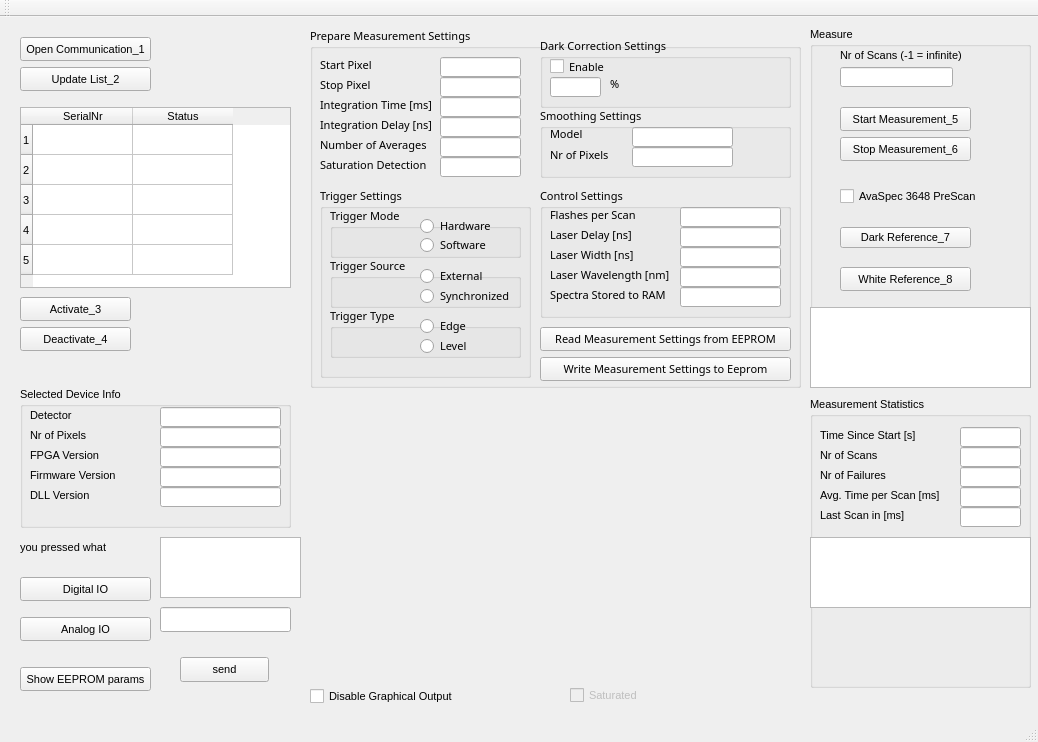
<?xml version="1.0" encoding="UTF-8"?>
<ui version="4.0">
 <class>Qtdemo_64Class</class>
 <widget class="QMainWindow" name="Qtdemo_64Class">
  <property name="geometry">
   <rect>
    <x>0</x>
    <y>0</y>
    <width>1038</width>
    <height>742</height>
   </rect>
  </property>
  <property name="font">
   <font>
    <pointsize>8</pointsize>
   </font>
  </property>
  <property name="windowTitle">
   <string>Qtdemo_64</string>
  </property>
  <widget class="QWidget" name="centralWidget">
   <widget class="QPushButton" name="OpenCommBtn">
    <property name="geometry">
     <rect>
      <x>20</x>
      <y>20</y>
      <width>131</width>
      <height>24</height>
     </rect>
    </property>
    <property name="text">
     <string>Open Communication_1</string>
    </property>
   </widget>
   <widget class="QPushButton" name="UpdateListBtn">
    <property name="geometry">
     <rect>
      <x>20</x>
      <y>50</y>
      <width>131</width>
      <height>24</height>
     </rect>
    </property>
    <property name="text">
     <string>Update List_2</string>
    </property>
   </widget>
   <widget class="QPushButton" name="ShowEepromBtn">
    <property name="geometry">
     <rect>
      <x>20</x>
      <y>650</y>
      <width>131</width>
      <height>24</height>
     </rect>
    </property>
    <property name="text">
     <string>Show EEPROM params</string>
    </property>
   </widget>
   <widget class="QGroupBox" name="groupBox">
    <property name="geometry">
     <rect>
      <x>810</x>
      <y>10</y>
      <width>221</width>
      <height>361</height>
     </rect>
    </property>
    <property name="title">
     <string>Measure</string>
    </property>
    <widget class="QPushButton" name="StartMeasBtn">
     <property name="geometry">
      <rect>
       <x>30</x>
       <y>80</y>
       <width>131</width>
       <height>24</height>
      </rect>
     </property>
     <property name="text">
      <string>Start Measurement_5</string>
     </property>
    </widget>
    <widget class="QPushButton" name="StopMeasBtn">
     <property name="geometry">
      <rect>
       <x>30</x>
       <y>110</y>
       <width>131</width>
       <height>24</height>
      </rect>
     </property>
     <property name="text">
      <string>Stop Measurement_6</string>
     </property>
    </widget>
    <widget class="QLineEdit" name="NrMeasEdt">
     <property name="geometry">
      <rect>
       <x>30</x>
       <y>40</y>
       <width>113</width>
       <height>20</height>
      </rect>
     </property>
    </widget>
    <widget class="QLabel" name="label_3">
     <property name="geometry">
      <rect>
       <x>30</x>
       <y>20</y>
       <width>151</width>
       <height>16</height>
      </rect>
     </property>
     <property name="text">
      <string>Nr of Scans (-1 = infinite)</string>
     </property>
    </widget>
    <widget class="QCheckBox" name="PreScanChk">
     <property name="geometry">
      <rect>
       <x>30</x>
       <y>160</y>
       <width>151</width>
       <height>19</height>
      </rect>
     </property>
     <property name="text">
      <string>AvaSpec 3648 PreScan</string>
     </property>
    </widget>
    <widget class="QPushButton" name="darkRef">
     <property name="geometry">
      <rect>
       <x>30</x>
       <y>200</y>
       <width>131</width>
       <height>21</height>
      </rect>
     </property>
     <property name="text">
      <string>Dark Reference_7</string>
     </property>
    </widget>
    <widget class="QPushButton" name="whiteRef">
     <property name="geometry">
      <rect>
       <x>30</x>
       <y>240</y>
       <width>131</width>
       <height>24</height>
      </rect>
     </property>
     <property name="text">
      <string>White Reference_8</string>
     </property>
    </widget>
    <widget class="QListWidget" name="listspectrum">
     <property name="geometry">
      <rect>
       <x>0</x>
       <y>280</y>
       <width>221</width>
       <height>81</height>
      </rect>
     </property>
    </widget>
   </widget>
   <widget class="QGroupBox" name="groupBox_2">
    <property name="geometry">
     <rect>
      <x>310</x>
      <y>10</y>
      <width>491</width>
      <height>361</height>
     </rect>
    </property>
    <property name="font">
     <font>
      <family>Sans Serif</family>
     </font>
    </property>
    <property name="title">
     <string>Prepare Measurement Settings</string>
    </property>
    <widget class="QLineEdit" name="IntTimeEdt">
     <property name="geometry">
      <rect>
       <x>130</x>
       <y>70</y>
       <width>81</width>
       <height>20</height>
      </rect>
     </property>
    </widget>
    <widget class="QLineEdit" name="AvgEdt">
     <property name="geometry">
      <rect>
       <x>130</x>
       <y>110</y>
       <width>81</width>
       <height>20</height>
      </rect>
     </property>
    </widget>
    <widget class="QLabel" name="label">
     <property name="geometry">
      <rect>
       <x>10</x>
       <y>70</y>
       <width>121</width>
       <height>16</height>
      </rect>
     </property>
     <property name="text">
      <string>Integration Time [ms]</string>
     </property>
    </widget>
    <widget class="QLabel" name="label_2">
     <property name="geometry">
      <rect>
       <x>10</x>
       <y>110</y>
       <width>121</width>
       <height>16</height>
      </rect>
     </property>
     <property name="text">
      <string>Number of Averages</string>
     </property>
    </widget>
    <widget class="QLineEdit" name="StartPixelEdt">
     <property name="geometry">
      <rect>
       <x>130</x>
       <y>30</y>
       <width>81</width>
       <height>20</height>
      </rect>
     </property>
    </widget>
    <widget class="QLineEdit" name="StopPixelEdt">
     <property name="geometry">
      <rect>
       <x>130</x>
       <y>50</y>
       <width>81</width>
       <height>20</height>
      </rect>
     </property>
    </widget>
    <widget class="QLineEdit" name="IntDelayEdt">
     <property name="geometry">
      <rect>
       <x>130</x>
       <y>90</y>
       <width>81</width>
       <height>20</height>
      </rect>
     </property>
    </widget>
    <widget class="QLineEdit" name="SatDetEdt">
     <property name="geometry">
      <rect>
       <x>130</x>
       <y>130</y>
       <width>81</width>
       <height>20</height>
      </rect>
     </property>
    </widget>
    <widget class="QGroupBox" name="groupBox_3">
     <property name="geometry">
      <rect>
       <x>10</x>
       <y>160</y>
       <width>211</width>
       <height>191</height>
      </rect>
     </property>
     <property name="font">
      <font>
       <pointsize>8</pointsize>
      </font>
     </property>
     <property name="title">
      <string>Trigger Settings</string>
     </property>
     <widget class="QGroupBox" name="groupBox_9">
      <property name="geometry">
       <rect>
        <x>10</x>
        <y>20</y>
        <width>191</width>
        <height>51</height>
       </rect>
      </property>
      <property name="title">
       <string>Trigger Mode</string>
      </property>
      <widget class="QRadioButton" name="HardwareTriggerRBtn">
       <property name="geometry">
        <rect>
         <x>90</x>
         <y>10</y>
         <width>101</width>
         <height>18</height>
        </rect>
       </property>
       <property name="text">
        <string>Hardware</string>
       </property>
      </widget>
      <widget class="QRadioButton" name="SoftwareTriggerRBtn">
       <property name="geometry">
        <rect>
         <x>90</x>
         <y>30</y>
         <width>101</width>
         <height>16</height>
        </rect>
       </property>
       <property name="text">
        <string>Software</string>
       </property>
      </widget>
     </widget>
     <widget class="QGroupBox" name="groupBox_10">
      <property name="geometry">
       <rect>
        <x>10</x>
        <y>70</y>
        <width>191</width>
        <height>51</height>
       </rect>
      </property>
      <property name="title">
       <string>Trigger Source</string>
      </property>
      <widget class="QRadioButton" name="ExternalTriggerRbtn">
       <property name="geometry">
        <rect>
         <x>90</x>
         <y>10</y>
         <width>91</width>
         <height>18</height>
        </rect>
       </property>
       <property name="text">
        <string>External</string>
       </property>
      </widget>
      <widget class="QRadioButton" name="SynchTriggerRBtn">
       <property name="geometry">
        <rect>
         <x>90</x>
         <y>30</y>
         <width>121</width>
         <height>18</height>
        </rect>
       </property>
       <property name="text">
        <string>Synchronized</string>
       </property>
      </widget>
     </widget>
     <widget class="QGroupBox" name="groupBox_11">
      <property name="geometry">
       <rect>
        <x>10</x>
        <y>120</y>
        <width>191</width>
        <height>51</height>
       </rect>
      </property>
      <property name="title">
       <string>Trigger Type</string>
      </property>
      <widget class="QRadioButton" name="EdgeTriggerRBtn">
       <property name="geometry">
        <rect>
         <x>90</x>
         <y>10</y>
         <width>84</width>
         <height>18</height>
        </rect>
       </property>
       <property name="text">
        <string>Edge</string>
       </property>
      </widget>
      <widget class="QRadioButton" name="LevelTriggerRBtn">
       <property name="geometry">
        <rect>
         <x>90</x>
         <y>30</y>
         <width>84</width>
         <height>18</height>
        </rect>
       </property>
       <property name="text">
        <string>Level</string>
       </property>
      </widget>
     </widget>
    </widget>
    <widget class="QGroupBox" name="groupBox_4">
     <property name="geometry">
      <rect>
       <x>230</x>
       <y>10</y>
       <width>251</width>
       <height>71</height>
      </rect>
     </property>
     <property name="title">
      <string>Dark Correction Settings</string>
     </property>
     <widget class="QCheckBox" name="DarkCorrChk">
      <property name="geometry">
       <rect>
        <x>10</x>
        <y>20</y>
        <width>71</width>
        <height>19</height>
       </rect>
      </property>
      <property name="text">
       <string>Enable</string>
      </property>
     </widget>
     <widget class="QLineEdit" name="DarkCorrPercEdt">
      <property name="geometry">
       <rect>
        <x>10</x>
        <y>40</y>
        <width>51</width>
        <height>20</height>
       </rect>
      </property>
     </widget>
     <widget class="QLabel" name="label_7">
      <property name="geometry">
       <rect>
        <x>70</x>
        <y>40</y>
        <width>46</width>
        <height>14</height>
       </rect>
      </property>
      <property name="text">
       <string>%</string>
      </property>
     </widget>
    </widget>
    <widget class="QGroupBox" name="groupBox_5">
     <property name="geometry">
      <rect>
       <x>230</x>
       <y>80</y>
       <width>251</width>
       <height>71</height>
      </rect>
     </property>
     <property name="title">
      <string>Smoothing Settings</string>
     </property>
     <widget class="QLineEdit" name="SmoothModelEdt">
      <property name="geometry">
       <rect>
        <x>92</x>
        <y>20</y>
        <width>101</width>
        <height>20</height>
       </rect>
      </property>
     </widget>
     <widget class="QLineEdit" name="SmoothNrPixelsEdt">
      <property name="geometry">
       <rect>
        <x>92</x>
        <y>40</y>
        <width>101</width>
        <height>20</height>
       </rect>
      </property>
     </widget>
     <widget class="QLabel" name="label_8">
      <property name="geometry">
       <rect>
        <x>10</x>
        <y>20</y>
        <width>46</width>
        <height>14</height>
       </rect>
      </property>
      <property name="text">
       <string>Model</string>
      </property>
     </widget>
     <widget class="QLabel" name="label_9">
      <property name="geometry">
       <rect>
        <x>10</x>
        <y>40</y>
        <width>61</width>
        <height>16</height>
       </rect>
      </property>
      <property name="text">
       <string>Nr of Pixels</string>
      </property>
     </widget>
    </widget>
    <widget class="QGroupBox" name="groupBox_7">
     <property name="geometry">
      <rect>
       <x>230</x>
       <y>160</y>
       <width>251</width>
       <height>131</height>
      </rect>
     </property>
     <property name="title">
      <string>Control Settings</string>
     </property>
     <widget class="QLineEdit" name="FlashesPerScanEdt">
      <property name="geometry">
       <rect>
        <x>140</x>
        <y>20</y>
        <width>101</width>
        <height>20</height>
       </rect>
      </property>
     </widget>
     <widget class="QLineEdit" name="LaserDelayEdt">
      <property name="geometry">
       <rect>
        <x>140</x>
        <y>40</y>
        <width>101</width>
        <height>20</height>
       </rect>
      </property>
     </widget>
     <widget class="QLineEdit" name="LaserWidthEdt">
      <property name="geometry">
       <rect>
        <x>140</x>
        <y>60</y>
        <width>101</width>
        <height>20</height>
       </rect>
      </property>
     </widget>
     <widget class="QLineEdit" name="LaserWavEdt">
      <property name="geometry">
       <rect>
        <x>140</x>
        <y>80</y>
        <width>101</width>
        <height>20</height>
       </rect>
      </property>
     </widget>
     <widget class="QLineEdit" name="StoreToRamEdt">
      <property name="geometry">
       <rect>
        <x>140</x>
        <y>100</y>
        <width>101</width>
        <height>20</height>
       </rect>
      </property>
     </widget>
     <widget class="QLabel" name="label_10">
      <property name="geometry">
       <rect>
        <x>10</x>
        <y>20</y>
        <width>111</width>
        <height>16</height>
       </rect>
      </property>
      <property name="text">
       <string>Flashes per Scan</string>
      </property>
     </widget>
     <widget class="QLabel" name="label_11">
      <property name="geometry">
       <rect>
        <x>10</x>
        <y>40</y>
        <width>101</width>
        <height>16</height>
       </rect>
      </property>
      <property name="text">
       <string>Laser Delay [ns]</string>
      </property>
     </widget>
     <widget class="QLabel" name="label_12">
      <property name="geometry">
       <rect>
        <x>10</x>
        <y>60</y>
        <width>91</width>
        <height>16</height>
       </rect>
      </property>
      <property name="text">
       <string>Laser Width [ns]</string>
      </property>
     </widget>
     <widget class="QLabel" name="label_13">
      <property name="geometry">
       <rect>
        <x>10</x>
        <y>80</y>
        <width>131</width>
        <height>16</height>
       </rect>
      </property>
      <property name="text">
       <string>Laser Wavelength [nm]</string>
      </property>
     </widget>
     <widget class="QLabel" name="label_14">
      <property name="geometry">
       <rect>
        <x>10</x>
        <y>100</y>
        <width>131</width>
        <height>16</height>
       </rect>
      </property>
      <property name="text">
       <string>Spectra Stored to RAM</string>
      </property>
     </widget>
    </widget>
    <widget class="QPushButton" name="ReadEepromBtn">
     <property name="geometry">
      <rect>
       <x>230</x>
       <y>300</y>
       <width>251</width>
       <height>24</height>
      </rect>
     </property>
     <property name="text">
      <string>Read Measurement Settings from EEPROM</string>
     </property>
    </widget>
    <widget class="QPushButton" name="WriteEepromBtn">
     <property name="geometry">
      <rect>
       <x>230</x>
       <y>330</y>
       <width>251</width>
       <height>24</height>
      </rect>
     </property>
     <property name="text">
      <string>Write Measurement Settings to Eeprom</string>
     </property>
    </widget>
    <widget class="QLabel" name="label_25">
     <property name="geometry">
      <rect>
       <x>10</x>
       <y>30</y>
       <width>91</width>
       <height>16</height>
      </rect>
     </property>
     <property name="text">
      <string>Start Pixel</string>
     </property>
    </widget>
    <widget class="QLabel" name="label_26">
     <property name="geometry">
      <rect>
       <x>10</x>
       <y>50</y>
       <width>81</width>
       <height>16</height>
      </rect>
     </property>
     <property name="font">
      <font>
       <pointsize>8</pointsize>
      </font>
     </property>
     <property name="text">
      <string>Stop Pixel</string>
     </property>
    </widget>
    <widget class="QLabel" name="label_27">
     <property name="geometry">
      <rect>
       <x>10</x>
       <y>90</y>
       <width>121</width>
       <height>16</height>
      </rect>
     </property>
     <property name="text">
      <string>Integration Delay [ns]</string>
     </property>
    </widget>
    <widget class="QLabel" name="label_28">
     <property name="geometry">
      <rect>
       <x>10</x>
       <y>130</y>
       <width>121</width>
       <height>16</height>
      </rect>
     </property>
     <property name="text">
      <string>Saturation Detection</string>
     </property>
    </widget>
   </widget>
   <widget class="QTableWidget" name="SpectrometerList">
    <property name="geometry">
     <rect>
      <x>20</x>
      <y>90</y>
      <width>271</width>
      <height>181</height>
     </rect>
    </property>
    <property name="rowCount">
     <number>5</number>
    </property>
    <property name="columnCount">
     <number>2</number>
    </property>
    <row/>
    <row/>
    <row/>
    <row/>
    <row/>
    <column>
     <property name="text">
      <string>SerialNr</string>
     </property>
    </column>
    <column>
     <property name="text">
      <string>Status</string>
     </property>
    </column>
   </widget>
   <widget class="QPushButton" name="ActivateBtn">
    <property name="geometry">
     <rect>
      <x>20</x>
      <y>280</y>
      <width>111</width>
      <height>24</height>
     </rect>
    </property>
    <property name="text">
     <string>Activate_3</string>
    </property>
   </widget>
   <widget class="QPushButton" name="DeactivateBtn">
    <property name="geometry">
     <rect>
      <x>20</x>
      <y>310</y>
      <width>111</width>
      <height>24</height>
     </rect>
    </property>
    <property name="text">
     <string>Deactivate_4</string>
    </property>
   </widget>
   <widget class="QGroupBox" name="groupBox_6">
    <property name="geometry">
     <rect>
      <x>20</x>
      <y>370</y>
      <width>271</width>
      <height>141</height>
     </rect>
    </property>
    <property name="title">
     <string>Selected Device Info</string>
    </property>
    <widget class="QLineEdit" name="DetectorEdt">
     <property name="geometry">
      <rect>
       <x>140</x>
       <y>20</y>
       <width>121</width>
       <height>20</height>
      </rect>
     </property>
    </widget>
    <widget class="QLineEdit" name="NrPixelsEdt">
     <property name="geometry">
      <rect>
       <x>140</x>
       <y>40</y>
       <width>121</width>
       <height>20</height>
      </rect>
     </property>
    </widget>
    <widget class="QLineEdit" name="FPGAVerEdt">
     <property name="geometry">
      <rect>
       <x>140</x>
       <y>60</y>
       <width>121</width>
       <height>20</height>
      </rect>
     </property>
    </widget>
    <widget class="QLineEdit" name="FirmwareVerEdt">
     <property name="geometry">
      <rect>
       <x>140</x>
       <y>80</y>
       <width>121</width>
       <height>20</height>
      </rect>
     </property>
    </widget>
    <widget class="QLineEdit" name="DLLVerEdt">
     <property name="geometry">
      <rect>
       <x>140</x>
       <y>100</y>
       <width>121</width>
       <height>20</height>
      </rect>
     </property>
    </widget>
    <widget class="QLabel" name="label_20">
     <property name="geometry">
      <rect>
       <x>10</x>
       <y>20</y>
       <width>121</width>
       <height>16</height>
      </rect>
     </property>
     <property name="text">
      <string>Detector</string>
     </property>
    </widget>
    <widget class="QLabel" name="label_21">
     <property name="geometry">
      <rect>
       <x>10</x>
       <y>40</y>
       <width>111</width>
       <height>16</height>
      </rect>
     </property>
     <property name="text">
      <string>Nr of Pixels</string>
     </property>
    </widget>
    <widget class="QLabel" name="label_22">
     <property name="geometry">
      <rect>
       <x>10</x>
       <y>60</y>
       <width>101</width>
       <height>16</height>
      </rect>
     </property>
     <property name="text">
      <string>FPGA Version</string>
     </property>
    </widget>
    <widget class="QLabel" name="label_23">
     <property name="geometry">
      <rect>
       <x>10</x>
       <y>80</y>
       <width>91</width>
       <height>16</height>
      </rect>
     </property>
     <property name="text">
      <string>Firmware Version</string>
     </property>
    </widget>
    <widget class="QLabel" name="label_24">
     <property name="geometry">
      <rect>
       <x>10</x>
       <y>100</y>
       <width>91</width>
       <height>16</height>
      </rect>
     </property>
     <property name="text">
      <string>DLL Version</string>
     </property>
    </widget>
   </widget>
   <widget class="QPushButton" name="DigitalIoBtn">
    <property name="geometry">
     <rect>
      <x>20</x>
      <y>560</y>
      <width>131</width>
      <height>24</height>
     </rect>
    </property>
    <property name="text">
     <string>Digital IO</string>
    </property>
   </widget>
   <widget class="QPushButton" name="AnalogIoBtn">
    <property name="geometry">
     <rect>
      <x>20</x>
      <y>600</y>
      <width>131</width>
      <height>24</height>
     </rect>
    </property>
    <property name="text">
     <string>Analog IO</string>
    </property>
   </widget>
   <widget class="QGroupBox" name="groupBox_8">
    <property name="geometry">
     <rect>
      <x>810</x>
      <y>380</y>
      <width>221</width>
      <height>291</height>
     </rect>
    </property>
    <property name="title">
     <string>Measurement Statistics</string>
    </property>
    <widget class="QLineEdit" name="TimeSinceStartEdt">
     <property name="geometry">
      <rect>
       <x>150</x>
       <y>30</y>
       <width>61</width>
       <height>20</height>
      </rect>
     </property>
    </widget>
    <widget class="QLineEdit" name="NrScansEdt">
     <property name="geometry">
      <rect>
       <x>150</x>
       <y>50</y>
       <width>61</width>
       <height>20</height>
      </rect>
     </property>
    </widget>
    <widget class="QLineEdit" name="NrFailuresEdt">
     <property name="geometry">
      <rect>
       <x>150</x>
       <y>70</y>
       <width>61</width>
       <height>20</height>
      </rect>
     </property>
    </widget>
    <widget class="QLineEdit" name="TimePerScanEdt">
     <property name="geometry">
      <rect>
       <x>150</x>
       <y>90</y>
       <width>61</width>
       <height>20</height>
      </rect>
     </property>
    </widget>
    <widget class="QLineEdit" name="LastScanEdt">
     <property name="geometry">
      <rect>
       <x>150</x>
       <y>110</y>
       <width>61</width>
       <height>20</height>
      </rect>
     </property>
    </widget>
    <widget class="QLabel" name="label_15">
     <property name="geometry">
      <rect>
       <x>10</x>
       <y>30</y>
       <width>111</width>
       <height>16</height>
      </rect>
     </property>
     <property name="text">
      <string>Time Since Start [s]</string>
     </property>
    </widget>
    <widget class="QLabel" name="label_16">
     <property name="geometry">
      <rect>
       <x>10</x>
       <y>50</y>
       <width>101</width>
       <height>16</height>
      </rect>
     </property>
     <property name="text">
      <string>Nr of Scans</string>
     </property>
    </widget>
    <widget class="QLabel" name="label_17">
     <property name="geometry">
      <rect>
       <x>10</x>
       <y>70</y>
       <width>91</width>
       <height>16</height>
      </rect>
     </property>
     <property name="text">
      <string>Nr of Failures</string>
     </property>
    </widget>
    <widget class="QLabel" name="label_18">
     <property name="geometry">
      <rect>
       <x>10</x>
       <y>90</y>
       <width>131</width>
       <height>16</height>
      </rect>
     </property>
     <property name="text">
      <string>Avg. Time per Scan [ms]</string>
     </property>
    </widget>
    <widget class="QLabel" name="label_19">
     <property name="geometry">
      <rect>
       <x>10</x>
       <y>110</y>
       <width>111</width>
       <height>16</height>
      </rect>
     </property>
     <property name="text">
      <string>Last Scan in [ms]</string>
     </property>
    </widget>
    <widget class="QPlainTextEdit" name="plainTextEdit">
     <property name="geometry">
      <rect>
       <x>0</x>
       <y>140</y>
       <width>221</width>
       <height>71</height>
      </rect>
     </property>
    </widget>
   </widget>
   <widget class="QCheckBox" name="DisableGraphChk">
    <property name="geometry">
     <rect>
      <x>310</x>
      <y>670</y>
      <width>161</width>
      <height>19</height>
     </rect>
    </property>
    <property name="text">
     <string>Disable Graphical Output</string>
    </property>
   </widget>
   <widget class="Plot" name="plot" native="true">
    <property name="geometry">
     <rect>
      <x>310</x>
      <y>380</y>
      <width>491</width>
      <height>291</height>
     </rect>
    </property>
   </widget>
   <widget class="QCheckBox" name="SaturatedChk">
    <property name="enabled">
     <bool>false</bool>
    </property>
    <property name="geometry">
     <rect>
      <x>570</x>
      <y>670</y>
      <width>81</width>
      <height>17</height>
     </rect>
    </property>
    <property name="text">
     <string>Saturated</string>
    </property>
    <property name="checkable">
     <bool>true</bool>
    </property>
   </widget>
   <widget class="QLabel" name="myLabel">
    <property name="geometry">
     <rect>
      <x>20</x>
      <y>520</y>
      <width>171</width>
      <height>21</height>
     </rect>
    </property>
    <property name="text">
     <string>you pressed what</string>
    </property>
   </widget>
   <widget class="QListWidget" name="listWidget">
    <property name="geometry">
     <rect>
      <x>160</x>
      <y>520</y>
      <width>141</width>
      <height>61</height>
     </rect>
    </property>
   </widget>
   <widget class="QLineEdit" name="msg">
    <property name="geometry">
     <rect>
      <x>160</x>
      <y>590</y>
      <width>131</width>
      <height>25</height>
     </rect>
    </property>
    <property name="text">
     <string/>
    </property>
   </widget>
   <widget class="QPushButton" name="send">
    <property name="geometry">
     <rect>
      <x>180</x>
      <y>640</y>
      <width>89</width>
      <height>25</height>
     </rect>
    </property>
    <property name="text">
     <string>send</string>
    </property>
   </widget>
  </widget>
  <widget class="QMenuBar" name="menuBar">
   <property name="geometry">
    <rect>
     <x>0</x>
     <y>0</y>
     <width>1038</width>
     <height>19</height>
    </rect>
   </property>
  </widget>
  <widget class="QToolBar" name="mainToolBar">
   <attribute name="toolBarArea">
    <enum>TopToolBarArea</enum>
   </attribute>
   <attribute name="toolBarBreak">
    <bool>false</bool>
   </attribute>
  </widget>
  <widget class="QStatusBar" name="statusBar"/>
 </widget>
 <layoutdefault spacing="6" margin="11"/>
 <customwidgets>
  <customwidget>
   <class>Plot</class>
   <extends>QWidget</extends>
   <header>plot.h</header>
   <container>1</container>
  </customwidget>
 </customwidgets>
 <tabstops>
  <tabstop>OpenCommBtn</tabstop>
  <tabstop>UpdateListBtn</tabstop>
  <tabstop>SpectrometerList</tabstop>
  <tabstop>ActivateBtn</tabstop>
  <tabstop>DeactivateBtn</tabstop>
  <tabstop>DetectorEdt</tabstop>
  <tabstop>NrPixelsEdt</tabstop>
  <tabstop>FPGAVerEdt</tabstop>
  <tabstop>FirmwareVerEdt</tabstop>
  <tabstop>DLLVerEdt</tabstop>
  <tabstop>DigitalIoBtn</tabstop>
  <tabstop>AnalogIoBtn</tabstop>
  <tabstop>ShowEepromBtn</tabstop>
  <tabstop>StartPixelEdt</tabstop>
  <tabstop>StopPixelEdt</tabstop>
  <tabstop>IntTimeEdt</tabstop>
  <tabstop>IntDelayEdt</tabstop>
  <tabstop>AvgEdt</tabstop>
  <tabstop>SatDetEdt</tabstop>
  <tabstop>HardwareTriggerRBtn</tabstop>
  <tabstop>SoftwareTriggerRBtn</tabstop>
  <tabstop>ExternalTriggerRbtn</tabstop>
  <tabstop>SynchTriggerRBtn</tabstop>
  <tabstop>EdgeTriggerRBtn</tabstop>
  <tabstop>LevelTriggerRBtn</tabstop>
  <tabstop>DarkCorrChk</tabstop>
  <tabstop>DarkCorrPercEdt</tabstop>
  <tabstop>SmoothModelEdt</tabstop>
  <tabstop>SmoothNrPixelsEdt</tabstop>
  <tabstop>FlashesPerScanEdt</tabstop>
  <tabstop>LaserDelayEdt</tabstop>
  <tabstop>LaserWidthEdt</tabstop>
  <tabstop>LaserWavEdt</tabstop>
  <tabstop>StoreToRamEdt</tabstop>
  <tabstop>ReadEepromBtn</tabstop>
  <tabstop>WriteEepromBtn</tabstop>
  <tabstop>NrMeasEdt</tabstop>
  <tabstop>StartMeasBtn</tabstop>
  <tabstop>StopMeasBtn</tabstop>
  <tabstop>PreScanChk</tabstop>
  <tabstop>TimeSinceStartEdt</tabstop>
  <tabstop>NrScansEdt</tabstop>
  <tabstop>NrFailuresEdt</tabstop>
  <tabstop>TimePerScanEdt</tabstop>
  <tabstop>LastScanEdt</tabstop>
  <tabstop>DisableGraphChk</tabstop>
 </tabstops>
 <resources/>
 <connections/>
</ui>
